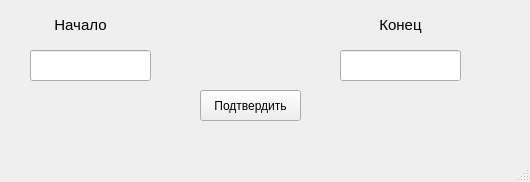
<?xml version="1.0" encoding="UTF-8"?>
<ui version="4.0">
 <class>MainWindow</class>
 <widget class="QMainWindow" name="MainWindow">
  <property name="geometry">
   <rect>
    <x>0</x>
    <y>0</y>
    <width>530</width>
    <height>182</height>
   </rect>
  </property>
  <property name="windowTitle">
   <string>MainWindow</string>
  </property>
  <widget class="QWidget" name="centralwidget">
   <widget class="QLabel" name="label">
    <property name="geometry">
     <rect>
      <x>40</x>
      <y>10</y>
      <width>81</width>
      <height>31</height>
     </rect>
    </property>
    <property name="text">
     <string>&lt;html&gt;&lt;head/&gt;&lt;body&gt;&lt;p align=&quot;center&quot;&gt;&lt;span style=&quot; font-size:11pt;&quot;&gt;Начало&lt;/span&gt;&lt;/p&gt;&lt;/body&gt;&lt;/html&gt;</string>
    </property>
   </widget>
   <widget class="QLabel" name="label_2">
    <property name="geometry">
     <rect>
      <x>360</x>
      <y>10</y>
      <width>81</width>
      <height>31</height>
     </rect>
    </property>
    <property name="text">
     <string>&lt;html&gt;&lt;head/&gt;&lt;body&gt;&lt;p align=&quot;center&quot;&gt;&lt;span style=&quot; font-size:11pt;&quot;&gt;Конец&lt;/span&gt;&lt;/p&gt;&lt;/body&gt;&lt;/html&gt;</string>
    </property>
   </widget>
   <widget class="QLineEdit" name="lineEdit">
    <property name="geometry">
     <rect>
      <x>30</x>
      <y>50</y>
      <width>121</width>
      <height>31</height>
     </rect>
    </property>
   </widget>
   <widget class="QLineEdit" name="lineEdit_2">
    <property name="geometry">
     <rect>
      <x>340</x>
      <y>50</y>
      <width>121</width>
      <height>31</height>
     </rect>
    </property>
   </widget>
   <widget class="QPushButton" name="pushButton">
    <property name="geometry">
     <rect>
      <x>200</x>
      <y>90</y>
      <width>101</width>
      <height>31</height>
     </rect>
    </property>
    <property name="text">
     <string>Подтвердить</string>
    </property>
   </widget>
  </widget>
  <widget class="QMenuBar" name="menubar">
   <property name="geometry">
    <rect>
     <x>0</x>
     <y>0</y>
     <width>530</width>
     <height>26</height>
    </rect>
   </property>
  </widget>
  <widget class="QStatusBar" name="statusbar"/>
 </widget>
 <resources/>
 <connections/>
</ui>
